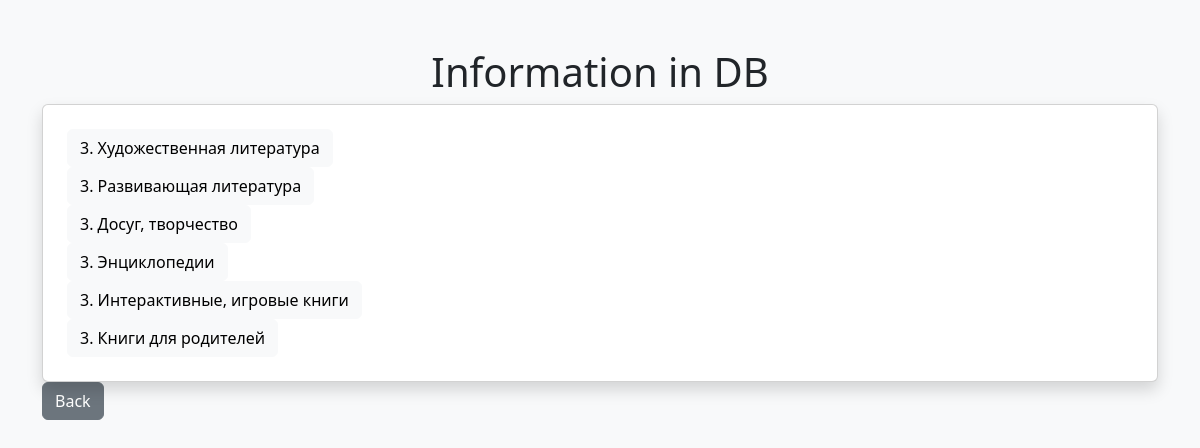
The app's page /info/3 with its own data.
### app.py (models this page shows, shortened)
class Subgenre(db.Model):
    __tablename__ = 'subgenre'
    name_subgenre_id = db.Column(db.Integer, primary_key=True, nullable=True)
    name_subgenre = db.Column(db.String(120), nullable=False)
    genre_id = db.Column(db.Integer, nullable=True)

### app.py (the view)
@app.route('/info/<int:id>')
def info(id):
    subgenres = Subgenre.query.filter_by(genre_id=id)
    return render_template('info.html', subgenres=subgenres)

### templates/info.html (shortened to what this page needs)
<!DOCTYPE html>
<html lang="en">
<head>
    <link href="https://cdn.jsdelivr.net/npm/bootstrap@5.3.0/dist/css/bootstrap.min.css" rel="stylesheet">
</head>
<body class="bg-light">
    <div class="container mt-5">
        <h1 class="text-center">Information in DB</h1>
        <div class="card shadow p-4">
            {%for row in subgenres%}
            <div style="display: flex; flex-direction: row;">
                <a href="{{url_for('book',genre_name=row.name_subgenre)}}"><button type="button" class="btn btn-light"
                        style="width: 100%;">{{row.genre_id}}.
                        {{row.name_subgenre}}
                    </button>
                </a>
            </div>
            {%endfor%}
        </div>
        <a href="{{url_for('index')}}"><button type="button" class="btn btn-secondary">Back</button></a>
    </div>
</body>
</html>

### records on screen
Subgenre: genre_id "3", name_subgenre "Художественная литература"
Subgenre: genre_id "3", name_subgenre "Развивающая литература"
Subgenre: genre_id "3", name_subgenre "Досуг, творчество"
Subgenre: genre_id "3", name_subgenre "Энциклопедии"
Subgenre: genre_id "3", name_subgenre "Интерактивные, игровые книги"
Subgenre: genre_id "3", name_subgenre "Книги для родителей"
